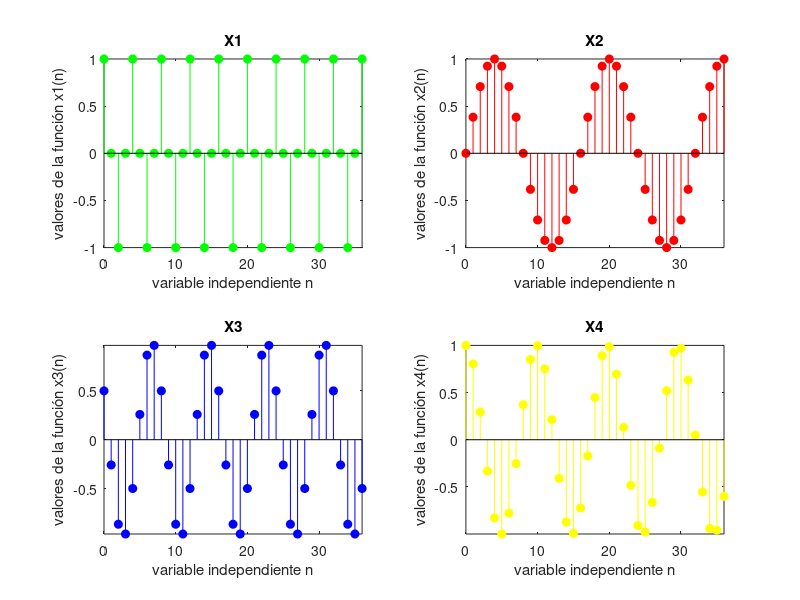
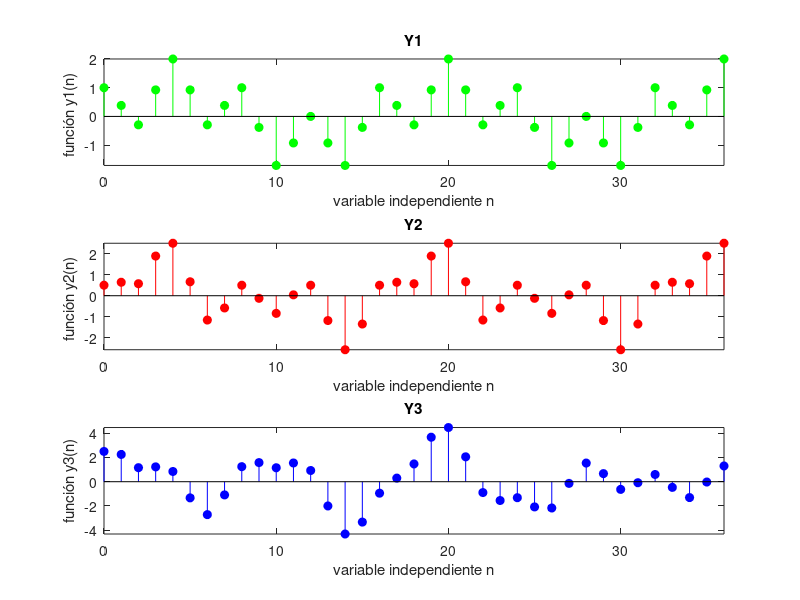

Reproduce these figures in MATLAB, in order.
%-------------------------
% Ejercicio 3: Graficar cuatro funciones dadas y a partir de estas obtener otras tres funciones
% más para graficarlas.
% Integrantes: ALejandra Castrillo - Yostin Chavarria - Cristhian Rojas
% Fecha: 11/03/2019
%-------------------------

n  = 0:1:36; % Se declara el vector de la variable discreta n.

% Se declaran las funciones a graficar según especificación del ejercicio
x1 = cos((pi*n)/2);
x2 = sin((pi*n)/8);
x3 = cos((pi*n)/4 + pi/3);
x4 = cos((2*n)/pi);

% Se configuran los gráficos en la figura 1.
figure('Name', 'Ejercicio 3 - XS');

subplot(2,2,1);
stem(n, x1, 'filled', 'g');
axis tight;
title(' X1 ');
xlabel('variable independiente n'); 
ylabel('valores de la función x1(n)'); 

subplot(2,2,2);
stem(n, x2, 'filled', 'r');
axis tight;
title(' X2 ');
xlabel('variable independiente n'); 
ylabel('valores de la función x2(n)'); 

subplot(2,2,3);
stem(n, x3, 'filled', 'b');
axis tight;
title(' X3 ');
xlabel('variable independiente n'); 
ylabel('valores de la función x3(n)'); 

subplot(2,2,4);
stem(n, x4, 'filled', 'y');
axis tight;
title(' X4 ');
xlabel('variable independiente n'); 
ylabel('valores de la función x4(n)'); 

% Se delcaran las funciones compuestas a partir de las funciones base.
y1 = x1 + x2;
y2 = x1 + x2 - x3;
y3 = x1 + x2 - x3 + 2*x4;

%Se configuran las gráficas de las funciones compuestas.
figure('Name', 'Ejercicio 3 - YS');

subplot(3,1,1);
stem(n, y1, 'filled', 'g');
axis tight;
title(' Y1 ');
xlabel('variable independiente n'); 
ylabel('función y1(n) '); 

subplot(3,1,2);
stem(n, y2, 'filled', 'r');
axis tight;
title(' Y2 ');
xlabel('variable independiente n'); 
ylabel('función y2(n) '); 

subplot(3,1,3);
stem(n, y3, 'filled', 'b');
axis tight;
title(' Y3 ');
xlabel('variable independiente n'); 
ylabel('función y3(n)'); 
